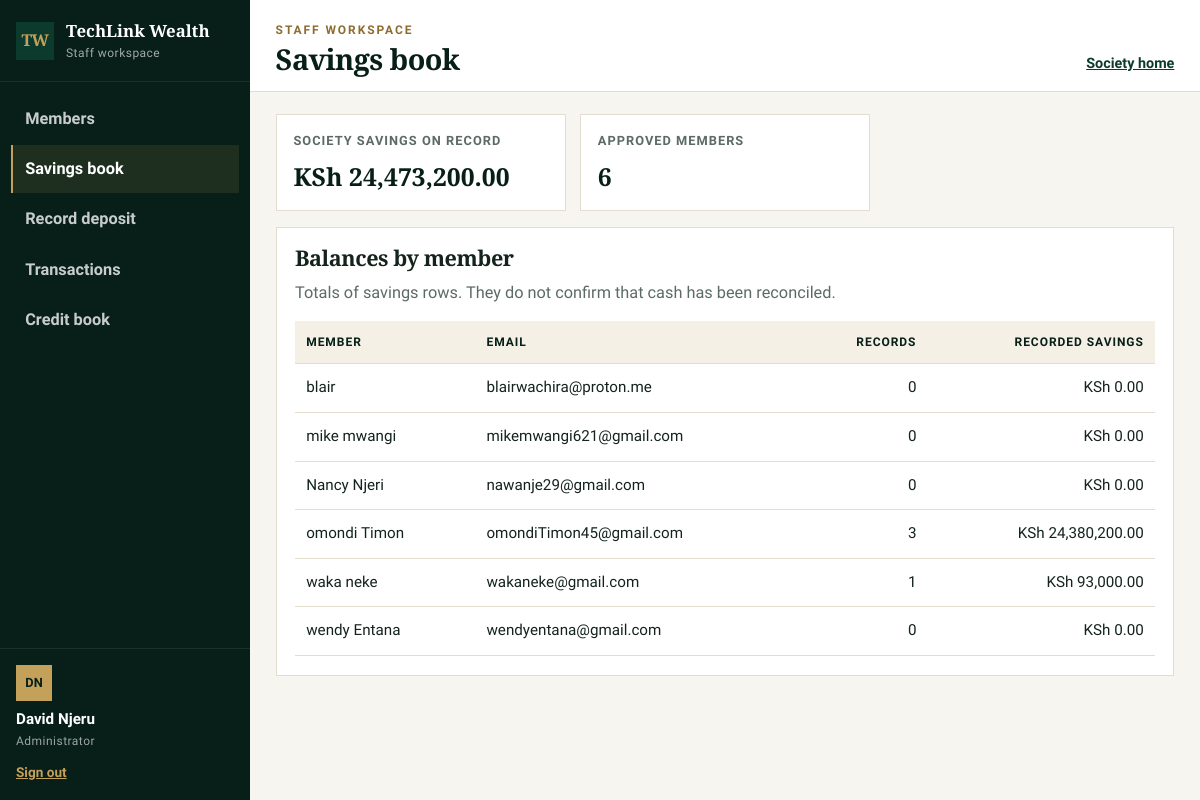
Page /admin_savings.php (signed in) on the committed database.
### tables this page shows
CREATE TABLE `members` (
  `id` int(10) UNSIGNED NOT NULL,
  `full_name` varchar(150) NOT NULL,
  `email` varchar(190) NOT NULL,
  `account_number` varchar(12) DEFAULT NULL,
  `phone` varchar(20) NOT NULL,
  `password_hash` varchar(255) NOT NULL,
  `membership_status` varchar(20) NOT NULL DEFAULT 'pending',
  `created_at` timestamp NOT NULL DEFAULT current_timestamp(),
  `role` enum('member','admin') NOT NULL DEFAULT 'member'
);

### admin_savings.php (the view, shortened to what this page needs)
<?php
require_once "includes/app.php";
$stmt = $pdo->query(
    "SELECT
        m.id AS member_id,
        m.full_name,
        m.email,
        COUNT(s.id) AS savings_records,
        COALESCE(SUM(s.amount), 0.00) AS total_savings
     FROM members m
     LEFT JOIN savings s ON s.member_id = m.id
     WHERE m.role = 'member'
       AND m.membership_status = 'approved'
     GROUP BY m.id, m.full_name, m.email
     ORDER BY m.full_name ASC"
);
$members = $stmt->fetchAll();
$totalStmt = $pdo->query(
    "SELECT COALESCE(SUM(s.amount), 0.00) AS grand_total
     FROM savings s
     INNER JOIN members m ON m.id = s.member_id
     WHERE m.role = 'member'
       AND m.membership_status = 'approved'"
);
$grandTotal = $totalStmt->fetch()["grand_total"];
?>
<section class="stats">
    <article class="stat">
        <span>Society savings on record</span>
        <strong><?= e(money($grandTotal)) ?></strong>
    </article>
    <article class="stat">
        <span>Approved members</span>
        <strong><?= count($members) ?></strong>
    </article>
</section>
<section class="panel">
    <h2>Balances by member</h2>
    <p class="quiet">Totals of savings rows. They do not confirm that cash has been reconciled.</p>
    <div class="table-wrap">
        <table class="data">
            <thead>
                <tr>
                    <th>Member</th>
                    <th>Email</th>
                    <th class="num">Records</th>
                    <th class="num">Recorded savings</th>
                </tr>
            </thead>
            <tbody>
            <?php if (!$members): ?>
                <tr><td colspan="4">No approved members found.</td></tr>
            <?php else: ?>
                <?php foreach ($members as $member): ?>
                    <tr>
                        <td><?= e($member["full_name"]) ?></td>
                        <td><?= e($member["email"]) ?></td>
                        <td class="num"><?= (int) $member["savings_records"] ?></td>
                        <td class="num"><?= e(money($member["total_savings"])) ?></td>
                    </tr>
                <?php endforeach; ?>
            <?php endif; ?>
            </tbody>
        </table>
    </div>
</section>

### css/base.css (style rules this page uses)
:root { --green: #0c3b2e; --green-2: #145844; --green-deep: #071f18; --gold: #c4a15a; --gold-deep: #8d6d2f; --cream: #f4f0e6; --paper: #f7f5f0; --white: #ffffff; --ink: #14241c; --muted: #5c6b63; --line: #e3dccf; --danger: #8e2b2b; --ok: #1c6b40; --warn: #8a5a12; --serif: "Source Serif 4", Georgia, "Times New Roman", serif; --sans: "Source Sans 3", "Segoe UI", sans-serif; --shadow: 0 16px 40px rgba(7, 31, 24, 0.08); }
*, *::before, *::after { box-sizing: border-box; }
html { scroll-behavior: smooth; }
body { margin: 0; color: var(--ink); background: var(--paper); font-family: var(--sans); font-size: 1.02rem; line-height: 1.55; }
h1, h2, h3, h4 { font-family: var(--serif); font-weight: 650; letter-spacing: -0.02em; line-height: 1.15; margin: 0; }
p { margin: 0; }

### css/components.css (style rules this page uses)
.quiet { margin: 0.55rem 0 1.4rem; color: var(--muted); }
.table-wrap { overflow-x: auto; }
table.data { width: 100%; border-collapse: collapse; min-width: 640px; font-size: 0.95rem; }
table.data th, table.data td { padding: 0.75rem 0.7rem; text-align: left; vertical-align: top; border-bottom: 1px solid var(--line); }
table.data th { background: var(--cream); color: var(--green-deep); font-size: 0.75rem; font-weight: 700; letter-spacing: 0.08em; text-transform: uppercase; }
table.data td.num, table.data th.num { text-align: right; font-variant-numeric: tabular-nums; }

### css/workspace.css (style rules this page uses)
.app-body { background: var(--paper); }
.stats { display: grid; grid-template-columns: repeat(3, minmax(0, 1fr)); gap: 0.9rem; margin-bottom: 1rem; }
.stat { background: #fff; border: 1px solid var(--line); padding: 1rem 1.05rem 0.95rem; }
.stat span { display: block; color: var(--muted); font-size: 0.8rem; font-weight: 700; letter-spacing: 0.08em; text-transform: uppercase; }
.stat strong { display: block; margin-top: 0.35rem; font-family: var(--serif); font-size: 1.55rem; font-variant-numeric: tabular-nums; color: var(--green-deep); }
.panel { background: #fff; border: 1px solid var(--line); padding: 1.1rem 1.15rem 1.2rem; margin-bottom: 1rem; }
.panel h2 { font-size: 1.35rem; margin-bottom: 0.35rem; }
.panel .quiet { margin-bottom: 1rem; }

### rows in the picture
members: full_name "blair", email "blairwachira@proton.me", savings_records "0", total_savings "KSh 0.00"
members: full_name "mike mwangi", email "mikemwangi621@gmail.com", savings_records "0", total_savings "KSh 0.00"
members: full_name "Nancy Njeri", email "nawanje29@gmail.com", savings_records "0", total_savings "KSh 0.00"
members: full_name "omondi Timon", email "omondiTimon45@gmail.com", savings_records "3", total_savings "KSh 24,380,200.00"
members: full_name "waka neke", email "wakaneke@gmail.com", savings_records "1", total_savings "KSh 93,000.00"
members: full_name "wendy Entana", email "wendyentana@gmail.com", savings_records "0", total_savings "KSh 0.00"

### other values in the picture
$workspace "Staff workspace"
$item[0] "Members"
$item[0] "Savings book"
$item[0] "Record deposit"
$item[0] "Transactions"
$item[0] "Credit book"
initials($name) "DN"
$name "David Njeru"
$workspace "STAFF WORKSPACE"
$title "Savings book"
money($grandTotal) "KSh 24,473,200.00"
count($members) "6"
